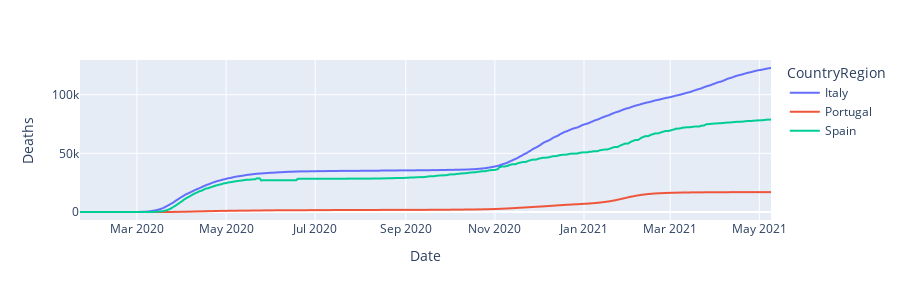

The notebook cell this image was saved under:
### Code cell
import plotly.express as px
import plotly.io as pio

pio.templates.default = "simple_white"

fig = px.line(data_frame=df_multi, x="Date", y="Deaths", color="CountryRegion", height = 300)
fig.show()

### Figure 1 — Plotly figure (JSON) as saved in the notebook; plotly's stock layout.template omitted (floating-point values rounded to 4 significant figures; data arrays with more than 128 entries replaced by an {"elided": "..."} marker saying what was removed)
{"data": [{"hovertemplate": "CountryRegion=Italy<br>Date=%{x}<br>Deaths=%{y}<extra></extra>", "legendgroup": "Italy", "line": {"color": "#636efa", "dash": "solid"}, "marker": {"symbol": "circle"}, "mode": "lines", "name": "Italy", "showlegend": true, "type": "scattergl", "x": {"elided": "474 str values"}, "xaxis": "x", "y": {"elided": "474 int values"}, "yaxis": "y"}, {"hovertemplate": "CountryRegion=Portugal<br>Date=%{x}<br>Deaths=%{y}<extra></extra>", "legendgroup": "Portugal", "line": {"color": "#EF553B", "dash": "solid"}, "marker": {"symbol": "circle"}, "mode": "lines", "name": "Portugal", "showlegend": true, "type": "scattergl", "x": {"elided": "474 str values"}, "xaxis": "x", "y": {"elided": "474 int values"}, "yaxis": "y"}, {"hovertemplate": "CountryRegion=Spain<br>Date=%{x}<br>Deaths=%{y}<extra></extra>", "legendgroup": "Spain", "line": {"color": "#00cc96", "dash": "solid"}, "marker": {"symbol": "circle"}, "mode": "lines", "name": "Spain", "showlegend": true, "type": "scattergl", "x": {"elided": "474 str values"}, "xaxis": "x", "y": {"elided": "474 int values"}, "yaxis": "y"}], "layout": {"height": 300, "legend": {"title": {"text": "CountryRegion"}, "tracegroupgap": 0}, "margin": {"t": 60}, "xaxis": {"anchor": "y", "domain": [0, 1], "title": {"text": "Date"}}, "yaxis": {"anchor": "x", "domain": [0, 1], "title": {"text": "Deaths"}}}}
